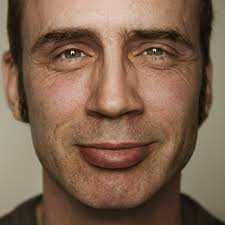
#> input picture 003.jpg, 225 x 225 px
$ python 3_9.py   (older library calls are emulated)
#> lines starting #> are read from the running program, lines starting #| are printed output that depends on the picture; after the words box and inside, x2 and y2 are one past the last pixel; in counts of white or black regions, pixels touching at a corner belong together
#a example to find the contours

import cv2
import numpy as np

img=cv2.imread('../003.jpg',cv2.IMREAD_UNCHANGED)
#> img is the input picture: shape (225, 225, 3); mean B, G, R 79.2, 99.5, 127.7
ret,thresh=cv2.threshold(cv2.cvtColor(img.copy(),cv2.COLOR_BGR2GRAY),127,255,cv2.THRESH_BINARY)
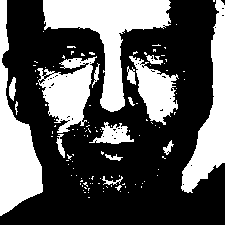
#> thresh: shape (225, 225); 35.7% white; 119 white regions (103 under 20 px)
image,contours,hier=cv2.findContours(thresh,cv2.RETR_EXTERNAL,cv2.CHAIN_APPROX_SIMPLE)
#> contours = 119 contours, 105 with area under 20; largest, box (x1, y1, x2, y2) and area: (43, 0, 171, 112) 4924, (0, 0, 43, 216) 3746, (181, 0, 225, 193) 3068, (37, 56, 97, 133) 2330, (129, 56, 179, 125) 1548

for c in contours:
    #find bounding box coordinates
    x,y,w,h=cv2.boundingRect(c)
    cv2.rectangle(img,(x,y),(x+w,y+h),(0,255,0),2)

    #find minium area
    rect=cv2.minAreaRect(c)

    #calculate coordinates of th minimum area rectangle
    box=cv2.boxPoints(rect)

    #normalize coordinates to intergers
    box=np.int0(box)
    cv2.imshow('box',box)

    #draw contours
    cv2.drawContours(img,[box],0,(0,0,255),3)

    #calculate center and radius of minimum enclosing circle
    (x,y),radius=cv2.minEnclosingCircle(c)

    #cast to integers
    center=(int(x),int(y))
    radius=int(radius)
    #draw circle
    img=cv2.circle(img,center,radius,(0,255,0),2)
#> this loop made 119 passes
#> (w, h, rect, box, radius) on passes 1 to 6: (2, 1, ((88.5, 197), (0, 1), -90), [[89, 197], [88, 197], [88, 197], [89, 197]], 0), (1, 1, ((128, 192), (0, 0), -90), [[128, 192], [128, 192], [128, 192], [128, 192]], 0), (1, 1, ((88, 192), (0, 0), -90), [[88, 192], [88, 192], [88, 192], [88, 192]], 0), (2, 1, ((84.5, 192), (0, 1), -90), [[85, 192], [84, 192], [84, 192], [85, 192]], 0), (1, 1, ((120, 191), (0, 0), -90), [[120, 191], [120, 191], [120, 191], [120, 191]], 0), (1, 1, ((103, 191), (0, 0), -90), [[103, 191], [103, 191], [103, 191], [103, 191]], 0)
#> (c, w, h, rect, box, radius) on passes 9 to 12: ([[88, 188], [88, 190], [88, 189], [89, 188]], 2, 3, ((88.5, 189), (2, 1), -90), [[89, 190], [88, 190], [88, 188], [89, 188]], 1), ([[84, 187], [85, 188], [86, 188], [85, 187]], 3, 2, ((85, 187.5), (0.707, 2.12), -45), [[85, 188], [84, 187], [84, 186], [86, 188]], 1), ([[141, 186], [141, 187]], 1, 2, ((141, 186.5), (1, 0), -90), [[141, 187], [141, 187], [141, 186], [141, 186]], 0), ([[125, 186], [125, 187]], 1, 2, ((125, 186.5), (1, 0), -90), [[125, 187], [125, 187], [125, 186], [125, 186]], 0)
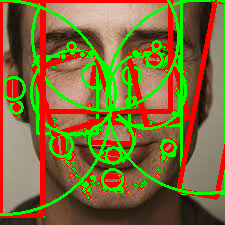
#> img: shape (225, 225, 3); mean B, G, R 54.3, 106.5, 126.4
cv2.drawContours(img,contours,-1,(255,0,0),1)
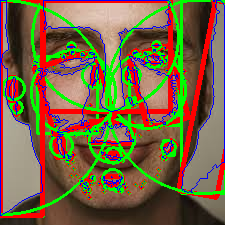
#> img: shape (225, 225, 3); 5.66% of pixels changed, all inside (x1, y1, x2, y2) = (0, 0, 225, 216)
# cv2.imshow("contours",img)
cv2.waitKey()
cv2.destroyAllWindows()

$ run again, with 010.jpeg copied over 003.jpg
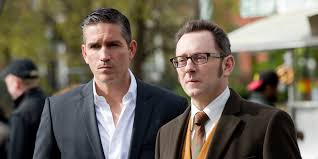
#> input picture 010.jpeg, 318 x 159 px
#> img is the input picture: shape (159, 318, 3); mean B, G, R 88.2, 101.4, 109.4
#> `ret,thresh=cv2.threshold(cv2.cvtColor(img.copy(),cv2.COLOR_BGR2GRAY),1..`:
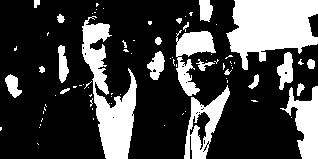
#> thresh: shape (159, 318); 27.3% white; 80 white regions (58 under 20 px)
#> contours = 80 contours, 61 with area under 20; largest, box (x1, y1, x2, y2) and area: (226, 0, 318, 70) 4082, (82, 16, 137, 159) 3089, (184, 85, 230, 159) 1518, (280, 86, 318, 159) 1256, (176, 30, 216, 96) 1102
#> the loop `for c in contours:` made 80 passes
#> (w, h, rect, box, radius) on passes 1, 2, 4, 8: (2, 2, ((37.5, 143.5), (0, 1.41), -45), [[38, 144], [37, 143], [37, 143], [38, 144]], 0), (1, 1, ((39, 127), (0, 0), -90), [[39, 127], [39, 127], [39, 127], [39, 127]], 0), (1, 1, ((164, 125), (0, 0), -90), [[164, 125], [164, 125], [164, 125], [164, 125]], 0), (1, 1, ((291, 117), (0, 0), -90), [[291, 117], [291, 117], [291, 117], [291, 117]], 0)
#> `cv2.drawContours(img,contours,-1,(255,0,0),1)`:
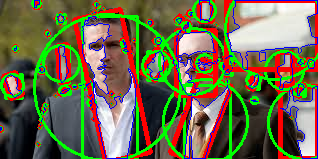
#> img: shape (159, 318, 3); mean B, G, R 75.6, 105.8, 108.8
